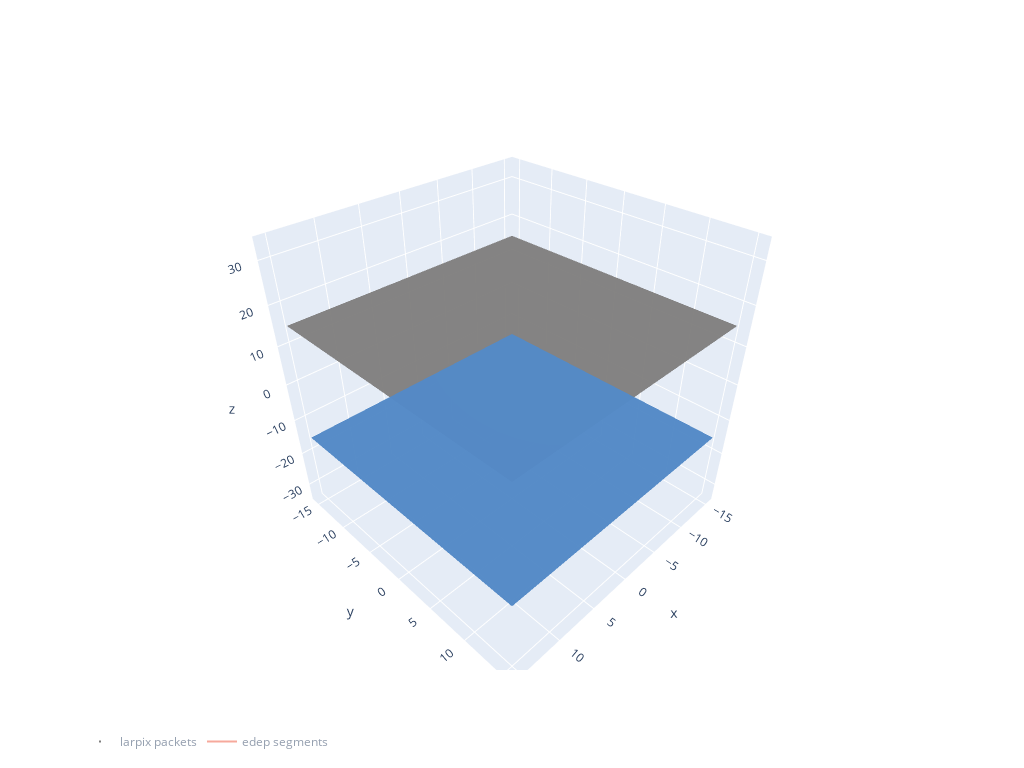

The notebook cell this image was saved under:
### Code cell
fig = go.Figure()

fig.add_traces(draw_cathode_planes(
    geom_dict,
    tpc_centers,
    showscale=False,
    opacity=0.3,
    colorscale='gray',
))

fig.add_traces(draw_anode_planes(
    geom_dict,
    tpc_centers,
    showscale=False,
    opacity=0.3,
    colorscale='ice',
))


trace = go.Scatter3d(
        x=x, y=y, z=z,
        marker_color=dQ,
        name='larpix packets',
        mode='markers',
        visible='legendonly',
        marker_size=2,
        marker_symbol='square',
        showlegend=True,
        opacity=1.
        )

tracks = plot_tracks(seg_ev, 
                     mode="lines",
                     name="edep segments",
                     visible='legendonly',
                     showlegend=True
                     )

fig.update_layout(
    width=1024, height=768,
    legend_orientation="h",
    scene = dict(
        zaxis = dict(range=[-35,35],),),
                     
)

fig.add_traces(trace)
fig.add_traces(tracks)
fig.show()
#Make sure to click on the "Larpix packets" and "edep segments" icons on the plot so that they are visible!

### Figure 1 — Plotly figure (JSON) as saved in the notebook; plotly's stock layout.template omitted (floating-point values rounded to 4 significant figures; data arrays with more than 128 entries replaced by an {"elided": "..."} marker saying what was removed)
{"data": [{"colorscale": [[0, "rgb(0, 0, 0)"], [0.09091, "rgb(16, 16, 16)"], [0.1818, "rgb(38, 38, 38)"], [0.2727, "rgb(59, 59, 59)"], [0.3636, "rgb(81, 80, 80)"], [0.4545, "rgb(102, 101, 101)"], [0.5455, "rgb(124, 123, 122)"], [0.6364, "rgb(146, 146, 145)"], [0.7273, "rgb(171, 171, 170)"], [0.8182, "rgb(197, 197, 195)"], [0.9091, "rgb(224, 224, 223)"], [1, "rgb(254, 254, 253)"]], "opacity": 0.3, "showscale": false, "type": "surface", "x": [-15.3, 15.3], "y": [-15.3, 15.3], "z": [[15.13, 15.13], [15.13, 15.13]]}, {"colorscale": [[0, "rgb(0, 0, 0)"], [0.09091, "rgb(16, 16, 16)"], [0.1818, "rgb(38, 38, 38)"], [0.2727, "rgb(59, 59, 59)"], [0.3636, "rgb(81, 80, 80)"], [0.4545, "rgb(102, 101, 101)"], [0.5455, "rgb(124, 123, 122)"], [0.6364, "rgb(146, 146, 145)"], [0.7273, "rgb(171, 171, 170)"], [0.8182, "rgb(197, 197, 195)"], [0.9091, "rgb(224, 224, 223)"], [1, "rgb(254, 254, 253)"]], "opacity": 0.3, "showscale": false, "type": "surface", "x": [-15.3, 15.3], "y": [-15.3, 15.3], "z": [[15.13, 15.13], [15.13, 15.13]]}, {"colorscale": [[0, "rgb(0, 0, 0)"], [0.09091, "rgb(16, 16, 16)"], [0.1818, "rgb(38, 38, 38)"], [0.2727, "rgb(59, 59, 59)"], [0.3636, "rgb(81, 80, 80)"], [0.4545, "rgb(102, 101, 101)"], [0.5455, "rgb(124, 123, 122)"], [0.6364, "rgb(146, 146, 145)"], [0.7273, "rgb(171, 171, 170)"], [0.8182, "rgb(197, 197, 195)"], [0.9091, "rgb(224, 224, 223)"], [1, "rgb(254, 254, 253)"]], "opacity": 0.3, "showscale": false, "type": "surface", "x": [-15.3, 15.3], "y": [-15.3, 15.3], "z": [[15.13, 15.13], [15.13, 15.13]]}, {"colorscale": [[0, "rgb(0, 0, 0)"], [0.09091, "rgb(16, 16, 16)"], [0.1818, "rgb(38, 38, 38)"], [0.2727, "rgb(59, 59, 59)"], [0.3636, "rgb(81, 80, 80)"], [0.4545, "rgb(102, 101, 101)"], [0.5455, "rgb(124, 123, 122)"], [0.6364, "rgb(146, 146, 145)"], [0.7273, "rgb(171, 171, 170)"], [0.8182, "rgb(197, 197, 195)"], [0.9091, "rgb(224, 224, 223)"], [1, "rgb(254, 254, 253)"]], "opacity": 0.3, "showscale": false, "type": "surface", "x": [-15.3, 15.3], "y": [-15.3, 15.3], "z": [[15.13, 15.13], [15.13, 15.13]]}, {"colorscale": [[0, "rgb(0, 0, 0)"], [0.09091, "rgb(16, 16, 16)"], [0.1818, "rgb(38, 38, 38)"], [0.2727, "rgb(59, 59, 59)"], [0.3636, "rgb(81, 80, 80)"], [0.4545, "rgb(102, 101, 101)"], [0.5455, "rgb(124, 123, 122)"], [0.6364, "rgb(146, 146, 145)"], [0.7273, "rgb(171, 171, 170)"], [0.8182, "rgb(197, 197, 195)"], [0.9091, "rgb(224, 224, 223)"], [1, "rgb(254, 254, 253)"]], "opacity": 0.3, "showscale": false, "type": "surface", "x": [-15.3, 15.3], "y": [-15.3, 15.3], "z": [[15.13, 15.13], [15.13, 15.13]]}, {"colorscale": [[0, "rgb(0, 0, 0)"], [0.09091, "rgb(16, 16, 16)"], [0.1818, "rgb(38, 38, 38)"], [0.2727, "rgb(59, 59, 59)"], [0.3636, "rgb(81, 80, 80)"], [0.4545, "rgb(102, 101, 101)"], [0.5455, "rgb(124, 123, 122)"], [0.6364, "rgb(146, 146, 145)"], [0.7273, "rgb(171, 171, 170)"], [0.8182, "rgb(197, 197, 195)"], [0.9091, "rgb(224, 224, 223)"], [1, "rgb(254, 254, 253)"]], "opacity": 0.3, "showscale": false, "type": "surface", "x": [-15.3, 15.3], "y": [-15.3, 15.3], "z": [[15.13, 15.13], [15.13, 15.13]]}, {"colorscale": [[0, "rgb(0, 0, 0)"], [0.09091, "rgb(16, 16, 16)"], [0.1818, "rgb(38, 38, 38)"], [0.2727, "rgb(59, 59, 59)"], [0.3636, "rgb(81, 80, 80)"], [0.4545, "rgb(102, 101, 101)"], [0.5455, "rgb(124, 123, 122)"], [0.6364, "rgb(146, 146, 145)"], [0.7273, "rgb(171, 171, 170)"], [0.8182, "rgb(197, 197, 195)"], [0.9091, "rgb(224, 224, 223)"], [1, "rgb(254, 254, 253)"]], "opacity": 0.3, "showscale": false, "type": "surface", "x": [-15.3, 15.3], "y": [-15.3, 15.3], "z": [[15.13, 15.13], [15.13, 15.13]]}, {"colorscale": [[0, "rgb(0, 0, 0)"], [0.09091, "rgb(16, 16, 16)"], [0.1818, "rgb(38, 38, 38)"], [0.2727, "rgb(59, 59, 59)"], [0.3636, "rgb(81, 80, 80)"], [0.4545, "rgb(102, 101, 101)"], [0.5455, "rgb(124, 123, 122)"], [0.6364, "rgb(146, 146, 145)"], [0.7273, "rgb(171, 171, 170)"], [0.8182, "rgb(197, 197, 195)"], [0.9091, "rgb(224, 224, 223)"], [1, "rgb(254, 254, 253)"]], "opacity": 0.3, "showscale": false, "type": "surface", "x": [-15.3, 15.3], "y": [-15.3, 15.3], "z": [[15.13, 15.13], [15.13, 15.13]]}, {"colorscale": [[0, "rgb(0, 0, 0)"], [0.09091, "rgb(16, 16, 16)"], [0.1818, "rgb(38, 38, 38)"], [0.2727, "rgb(59, 59, 59)"], [0.3636, "rgb(81, 80, 80)"], [0.4545, "rgb(102, 101, 101)"], [0.5455, "rgb(124, 123, 122)"], [0.6364, "rgb(146, 146, 145)"], [0.7273, "rgb(171, 171, 170)"], [0.8182, "rgb(197, 197, 195)"], [0.9091, "rgb(224, 224, 223)"], [1, "rgb(254, 254, 253)"]], "opacity": 0.3, "showscale": false, "type": "surface", "x": [-15.3, 15.3], "y": [-15.3, 15.3], "z": [[15.13, 15.13], [15.13, 15.13]]}, {"colorscale": [[0, "rgb(0, 0, 0)"], [0.09091, "rgb(16, 16, 16)"], [0.1818, "rgb(38, 38, 38)"], [0.2727, "rgb(59, 59, 59)"], [0.3636, "rgb(81, 80, 80)"], [0.4545, "rgb(102, 101, 101)"], [0.5455, "rgb(124, 123, 122)"], [0.6364, "rgb(146, 146, 145)"], [0.7273, "rgb(171, 171, 170)"], [0.8182, "rgb(197, 197, 195)"], [0.9091, "rgb(224, 224, 223)"], [1, "rgb(254, 254, 253)"]], "opacity": 0.3, "showscale": false, "type": "surface", "x": [-15.3, 15.3], "y": [-15.3, 15.3], "z": [[15.13, 15.13], [15.13, 15.13]]}, {"colorscale": [[0, "rgb(3, 5, 18)"], [0.09091, "rgb(25, 25, 51)"], [0.1818, "rgb(44, 42, 87)"], [0.2727, "rgb(58, 60, 125)"], [0.3636, "rgb(62, 83, 160)"], [0.4545, "rgb(62, 109, 178)"], [0.5455, "rgb(72, 134, 187)"], [0.6364, "rgb(89, 159, 196)"], [0.7273, "rgb(114, 184, 205)"], [0.8182, "rgb(149, 207, 216)"], [0.9091, "rgb(192, 229, 232)"], [1, "rgb(234, 252, 253)"]], "opacity": 0.3, "showscale": false, "type": "surface", "x": [-15.3, 15.3], "y": [-15.3, 15.3], "z": [[-15.13, -15.13], [-15.13, -15.13]]}, {"colorscale": [[0, "rgb(3, 5, 18)"], [0.09091, "rgb(25, 25, 51)"], [0.1818, "rgb(44, 42, 87)"], [0.2727, "rgb(58, 60, 125)"], [0.3636, "rgb(62, 83, 160)"], [0.4545, "rgb(62, 109, 178)"], [0.5455, "rgb(72, 134, 187)"], [0.6364, "rgb(89, 159, 196)"], [0.7273, "rgb(114, 184, 205)"], [0.8182, "rgb(149, 207, 216)"], [0.9091, "rgb(192, 229, 232)"], [1, "rgb(234, 252, 253)"]], "opacity": 0.3, "showscale": false, "type": "surface", "x": [-15.3, 15.3], "y": [-15.3, 15.3], "z": [[-15.13, -15.13], [-15.13, -15.13]]}, {"colorscale": [[0, "rgb(3, 5, 18)"], [0.09091, "rgb(25, 25, 51)"], [0.1818, "rgb(44, 42, 87)"], [0.2727, "rgb(58, 60, 125)"], [0.3636, "rgb(62, 83, 160)"], [0.4545, "rgb(62, 109, 178)"], [0.5455, "rgb(72, 134, 187)"], [0.6364, "rgb(89, 159, 196)"], [0.7273, "rgb(114, 184, 205)"], [0.8182, "rgb(149, 207, 216)"], [0.9091, "rgb(192, 229, 232)"], [1, "rgb(234, 252, 253)"]], "opacity": 0.3, "showscale": false, "type": "surface", "x": [-15.3, 15.3], "y": [-15.3, 15.3], "z": [[-15.13, -15.13], [-15.13, -15.13]]}, {"colorscale": [[0, "rgb(3, 5, 18)"], [0.09091, "rgb(25, 25, 51)"], [0.1818, "rgb(44, 42, 87)"], [0.2727, "rgb(58, 60, 125)"], [0.3636, "rgb(62, 83, 160)"], [0.4545, "rgb(62, 109, 178)"], [0.5455, "rgb(72, 134, 187)"], [0.6364, "rgb(89, 159, 196)"], [0.7273, "rgb(114, 184, 205)"], [0.8182, "rgb(149, 207, 216)"], [0.9091, "rgb(192, 229, 232)"], [1, "rgb(234, 252, 253)"]], "opacity": 0.3, "showscale": false, "type": "surface", "x": [-15.3, 15.3], "y": [-15.3, 15.3], "z": [[-15.13, -15.13], [-15.13, -15.13]]}, {"colorscale": [[0, "rgb(3, 5, 18)"], [0.09091, "rgb(25, 25, 51)"], [0.1818, "rgb(44, 42, 87)"], [0.2727, "rgb(58, 60, 125)"], [0.3636, "rgb(62, 83, 160)"], [0.4545, "rgb(62, 109, 178)"], [0.5455, "rgb(72, 134, 187)"], [0.6364, "rgb(89, 159, 196)"], [0.7273, "rgb(114, 184, 205)"], [0.8182, "rgb(149, 207, 216)"], [0.9091, "rgb(192, 229, 232)"], [1, "rgb(234, 252, 253)"]], "opacity": 0.3, "showscale": false, "type": "surface", "x": [-15.3, 15.3], "y": [-15.3, 15.3], "z": [[-15.13, -15.13], [-15.13, -15.13]]}, {"colorscale": [[0, "rgb(3, 5, 18)"], [0.09091, "rgb(25, 25, 51)"], [0.1818, "rgb(44, 42, 87)"], [0.2727, "rgb(58, 60, 125)"], [0.3636, "rgb(62, 83, 160)"], [0.4545, "rgb(62, 109, 178)"], [0.5455, "rgb(72, 134, 187)"], [0.6364, "rgb(89, 159, 196)"], [0.7273, "rgb(114, 184, 205)"], [0.8182, "rgb(149, 207, 216)"], [0.9091, "rgb(192, 229, 232)"], [1, "rgb(234, 252, 253)"]], "opacity": 0.3, "showscale": false, "type": "surface", "x": [-15.3, 15.3], "y": [-15.3, 15.3], "z": [[-15.13, -15.13], [-15.13, -15.13]]}, {"colorscale": [[0, "rgb(3, 5, 18)"], [0.09091, "rgb(25, 25, 51)"], [0.1818, "rgb(44, 42, 87)"], [0.2727, "rgb(58, 60, 125)"], [0.3636, "rgb(62, 83, 160)"], [0.4545, "rgb(62, 109, 178)"], [0.5455, "rgb(72, 134, 187)"], [0.6364, "rgb(89, 159, 196)"], [0.7273, "rgb(114, 184, 205)"], [0.8182, "rgb(149, 207, 216)"], [0.9091, "rgb(192, 229, 232)"], [1, "rgb(234, 252, 253)"]], "opacity": 0.3, "showscale": false, "type": "surface", "x": [-15.3, 15.3], "y": [-15.3, 15.3], "z": [[-15.13, -15.13], [-15.13, -15.13]]}, {"colorscale": [[0, "rgb(3, 5, 18)"], [0.09091, "rgb(25, 25, 51)"], [0.1818, "rgb(44, 42, 87)"], [0.2727, "rgb(58, 60, 125)"], [0.3636, "rgb(62, 83, 160)"], [0.4545, "rgb(62, 109, 178)"], [0.5455, "rgb(72, 134, 187)"], [0.6364, "rgb(89, 159, 196)"], [0.7273, "rgb(114, 184, 205)"], [0.8182, "rgb(149, 207, 216)"], [0.9091, "rgb(192, 229, 232)"], [1, "rgb(234, 252, 253)"]], "opacity": 0.3, "showscale": false, "type": "surface", "x": [-15.3, 15.3], "y": [-15.3, 15.3], "z": [[-15.13, -15.13], [-15.13, -15.13]]}, {"colorscale": [[0, "rgb(3, 5, 18)"], [0.09091, "rgb(25, 25, 51)"], [0.1818, "rgb(44, 42, 87)"], [0.2727, "rgb(58, 60, 125)"], [0.3636, "rgb(62, 83, 160)"], [0.4545, "rgb(62, 109, 178)"], [0.5455, "rgb(72, 134, 187)"], [0.6364, "rgb(89, 159, 196)"], [0.7273, "rgb(114, 184, 205)"], [0.8182, "rgb(149, 207, 216)"], [0.9091, "rgb(192, 229, 232)"], [1, "rgb(234, 252, 253)"]], "opacity": 0.3, "showscale": false, "type": "surface", "x": [-15.3, 15.3], "y": [-15.3, 15.3], "z": [[-15.13, -15.13], [-15.13, -15.13]]}, {"colorscale": [[0, "rgb(3, 5, 18)"], [0.09091, "rgb(25, 25, 51)"], [0.1818, "rgb(44, 42, 87)"], [0.2727, "rgb(58, 60, 125)"], [0.3636, "rgb(62, 83, 160)"], [0.4545, "rgb(62, 109, 178)"], [0.5455, "rgb(72, 134, 187)"], [0.6364, "rgb(89, 159, 196)"], [0.7273, "rgb(114, 184, 205)"], [0.8182, "rgb(149, 207, 216)"], [0.9091, "rgb(192, 229, 232)"], [1, "rgb(234, 252, 253)"]], "opacity": 0.3, "showscale": false, "type": "surface", "x": [-15.3, 15.3], "y": [-15.3, 15.3], "z": [[-15.13, -15.13], [-15.13, -15.13]]}, {"marker": {"color": [7.051, 9.027, 8.039, 10.02, 8.039, 8.039, 7.051, 8.039, 7.051, 8.039, 8.039, 8.039, 7.051, 7.051, 8.039, 9.027, 9.027], "size": 2, "symbol": "square"}, "mode": "markers", "name": "larpix packets", "opacity": 1, "showlegend": true, "type": "scatter3d", "visible": "legendonly", "x": [-1.552, -1.552, -1.552, -1.109, -1.109, -1.109, -1.109, -1.109, -1.109, -0.6651, -0.6651, -0.6651, -0.6651, -0.6651, -0.2217, -0.2217, -0.2217], "y": [-0.6651, -0.6651, -0.6651, -0.6651, -0.6651, -0.6651, -0.6651, -0.6651, -0.6651, -0.2217, -0.2217, -0.2217, -0.2217, -0.2217, -0.2217, -0.2217, -0.2217], "z": [12.56, 13.5, 14.57, 0.2155, 1.876, 3.824, 5.468, 7.4, 8.868, -8.9, -7.288, -5.979, -4.191, -2.482, -12.35, -1.732, -0.7264]}, {"mode": "lines", "name": "edep segments", "showlegend": true, "type": "scatter3d", "visible": "legendonly", "x": {"elided": "258 float values"}, "y": {"elided": "258 float values"}, "z": {"elided": "258 float values"}}], "layout": {"height": 768, "legend": {"orientation": "h"}, "scene": {"zaxis": {"range": [-35, 35]}}, "width": 1024}}
